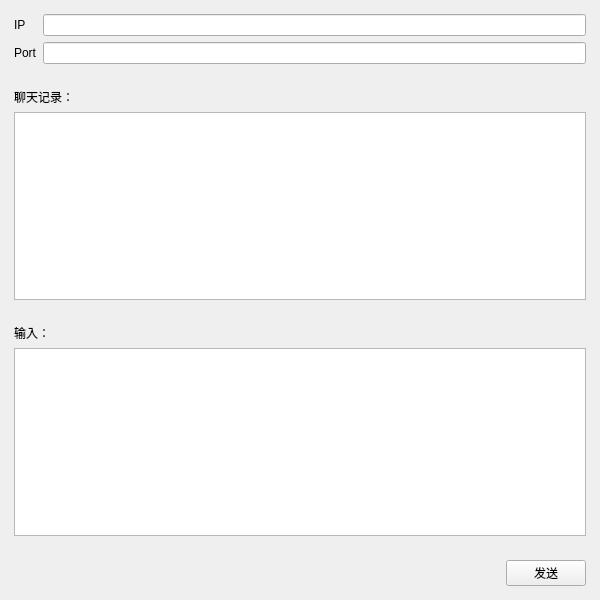
<?xml version="1.0" encoding="UTF-8"?>
<ui version="4.0">
 <class>Server</class>
 <widget class="QWidget" name="Server">
  <property name="geometry">
   <rect>
    <x>0</x>
    <y>0</y>
    <width>600</width>
    <height>600</height>
   </rect>
  </property>
  <property name="windowTitle">
   <string>Server</string>
  </property>
  <layout class="QVBoxLayout" name="verticalLayout_3">
   <property name="leftMargin">
    <number>5</number>
   </property>
   <property name="topMargin">
    <number>5</number>
   </property>
   <property name="rightMargin">
    <number>5</number>
   </property>
   <property name="bottomMargin">
    <number>5</number>
   </property>
   <item>
    <widget class="QWidget" name="widget" native="true">
     <layout class="QGridLayout" name="gridLayout">
      <item row="0" column="0">
       <widget class="QLabel" name="ipLabel">
        <property name="text">
         <string>IP</string>
        </property>
       </widget>
      </item>
      <item row="0" column="1">
       <widget class="QLineEdit" name="ipLineEdit"/>
      </item>
      <item row="1" column="0">
       <widget class="QLabel" name="portLabel">
        <property name="text">
         <string>Port</string>
        </property>
       </widget>
      </item>
      <item row="1" column="1">
       <widget class="QLineEdit" name="portLineEdit"/>
      </item>
     </layout>
    </widget>
   </item>
   <item>
    <widget class="QWidget" name="widget_2" native="true">
     <layout class="QVBoxLayout" name="verticalLayout">
      <item>
       <widget class="QLabel" name="recordLabel">
        <property name="text">
         <string>聊天记录：</string>
        </property>
       </widget>
      </item>
      <item>
       <widget class="QTextEdit" name="recordEdit"/>
      </item>
     </layout>
    </widget>
   </item>
   <item>
    <widget class="QWidget" name="widget_3" native="true">
     <layout class="QVBoxLayout" name="verticalLayout_2">
      <item>
       <widget class="QLabel" name="inputLabel">
        <property name="text">
         <string>输入：</string>
        </property>
       </widget>
      </item>
      <item>
       <widget class="QTextEdit" name="inputEdit"/>
      </item>
     </layout>
    </widget>
   </item>
   <item>
    <widget class="QWidget" name="widget_4" native="true">
     <layout class="QHBoxLayout" name="horizontalLayout">
      <item>
       <spacer name="horizontalSpacer">
        <property name="orientation">
         <enum>Qt::Horizontal</enum>
        </property>
        <property name="sizeHint" stdset="0">
         <size>
          <width>492</width>
          <height>20</height>
         </size>
        </property>
       </spacer>
      </item>
      <item>
       <widget class="QPushButton" name="sendButton">
        <property name="text">
         <string>发送</string>
        </property>
       </widget>
      </item>
     </layout>
    </widget>
   </item>
  </layout>
 </widget>
 <resources/>
 <connections/>
</ui>
